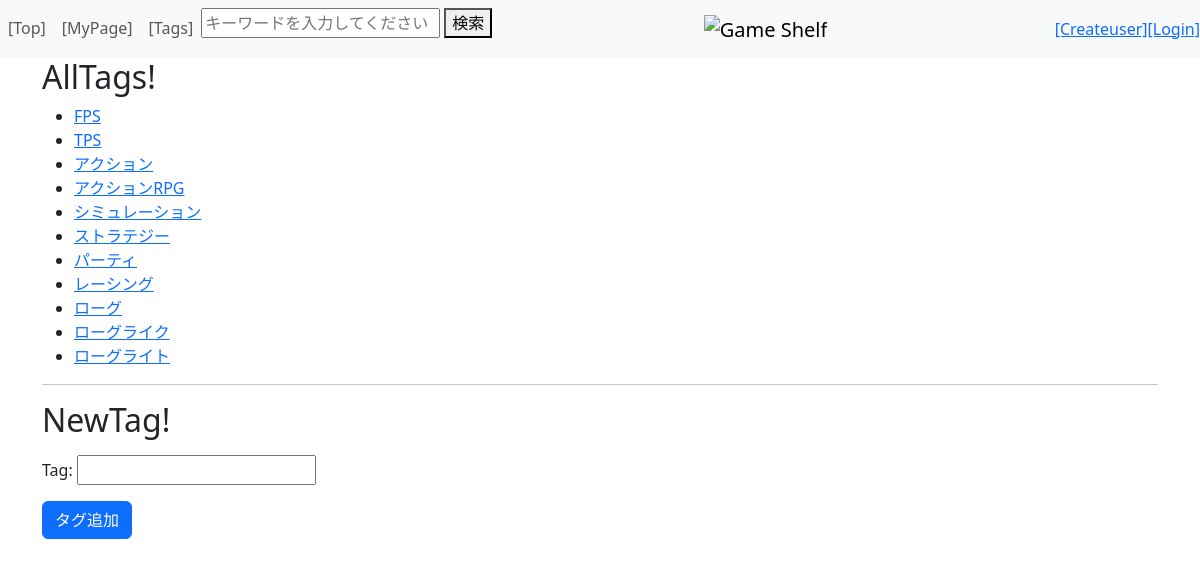
/tag, run on the app's committed database.
### top/models.py (models this page shows)
class Tag(models.Model):
    tag = models.CharField(max_length=100)
    def __str__(self):
        return self.tag
    class Meta:
        ordering = ['tag']

### top/views.py (the view, shortened to what this page needs)
# urls.py: path('tag',views.tag,name="tag"),
def tag(request):
    form = CreateTagForm()
    alltags = Tag.objects.all()
    params={
        "createform":   form,
        "alltags"   :   alltags,
    }
    return render(request, 'top/tag.html', params)

### top/forms.py
class CreateTagForm(forms.ModelForm):
    class Meta:
        model = Tag
        fields = ['tag']

### top/templates/top/tag.html (shortened to what this page needs)
{% extends "top/layout.html" %}
{% load static %}
{% block content %}
<h2>AllTags!</h2>
<ul>
{% for tag in alltags %}
    <li><a href="{% url 'tag_search' tag.id %}">{{ tag }}</a></li>
{% endfor %}
</ul>
<hr>
<h2>NewTag!</h2>
<form action="{% url 'tag' %}" method="post" class="mt-3">
    {{ createform.as_p }}
    <button class="btn btn-primary">タグ追加</button>
</form>
{% endblock %}

### data on the page
Tag: tag "FPS"
Tag: tag "TPS"
Tag: tag "アクション"
Tag: tag "アクションRPG"
Tag: tag "シミュレーション"
Tag: tag "ストラテジー"
Tag: tag "パーティ"
Tag: tag "レーシング"
Tag: tag "ローグ"
Tag: tag "ローグライク"
Tag: tag "ローグライト"
